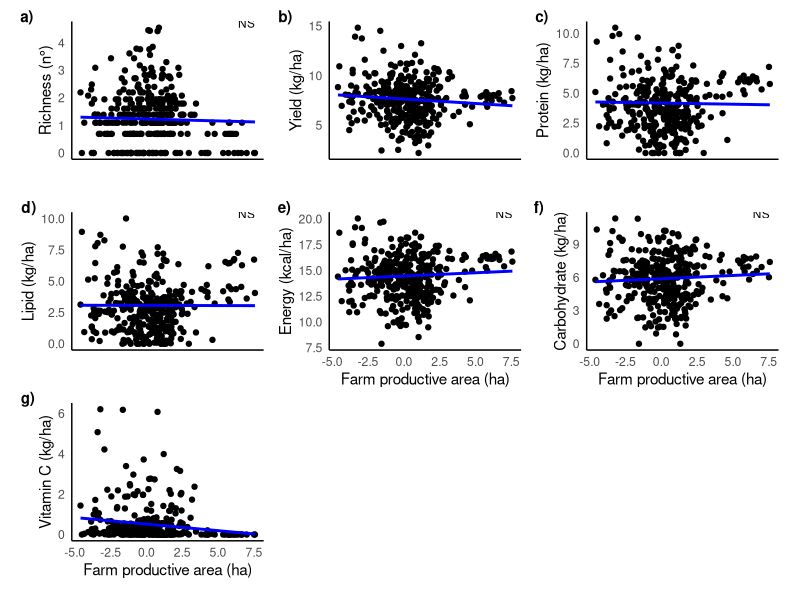
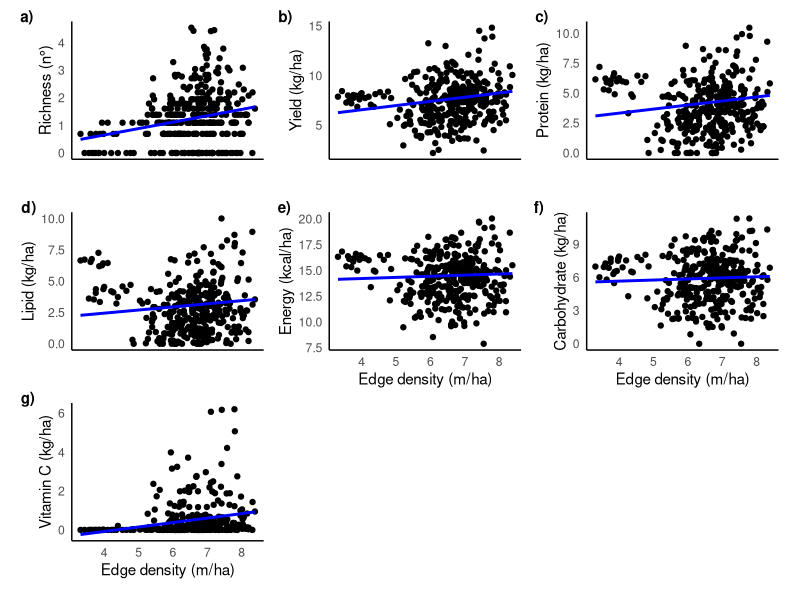

R code for these plots, in order:
############################################################
# Purpose:
#   - Load farm-level dataset
#   - Create log-transformed predictors and responses
#   - Fit mixed models:
#       * response ~ ln_prod_area + (1 | country_name)
#       * response ~ ln_farm_edge + (1 | country_name)
#   - Generate prediction lines from fixed effects only
#   - Plot OBS vs ln(prod_area) and OBS vs ln(farm_edge)
#   - Assemble multi-panel Figures 3 and 4 and save to file
############################################################

# ---- 0. Load packages ----
library(readxl)   # read Excel files
library(dplyr)    # data wrangling
library(lme4)     # mixed models
library(ggplot2)  # plotting
library(cowplot)  # multi-panel figures

# ---- 1. Read farm-level dataset ----
farm_level <- read_excel("data/Aug_farm_level.xlsx")

# Optional: check structure
# str(farm_level)

# ---- 2. Factor conversion and log transforms ----
farm_level <- farm_level %>%
  mutate(
    # categorical variables
    farm_number        = as.factor(farm_number),
    country_name       = as.factor(country_name),
    farm_bound_classes = as.factor(farm_bound_classes),
    prod_area_classes  = as.factor(prod_area_classes),

    # log predictors
    ln_prod_area  = log(farm_productive_area_ha),
    ln_farm_bound = log(farm_boundary_ha),
    ln_farm_edge  = log(farm_edge_density_m_ha),

    # log responses (add 1 where needed to avoid log(0))
    ln_total_rich = log(total_richness),
    ln_yield      = log(mean_yield_kg_ha),
    ln_prot       = log(mean_prot_kg_ha   + 1),
    ln_lip        = log(mean_lip_kg_ha    + 1),
    ln_ener       = log(mean_ener_kcal_ha + 1),
    ln_carb       = log(mean_carb_kg_ha   + 1),
    ln_vitc       = log(mean_vitC_kg_ha   + 1)
  )

############################################################
# FIGURE 3: responses ~ ln_prod_area + (1 | country_name)
############################################################

# ---- 3. Fit models with productive area ----
mod_riq   <- lmer(ln_total_rich ~ ln_prod_area + (1 | country_name),
                  data = farm_level)
mod_yield <- lmer(ln_yield      ~ ln_prod_area + (1 | country_name),
                  data = farm_level)
mod_prot  <- lmer(ln_prot       ~ ln_prod_area + (1 | country_name),
                  data = farm_level)
mod_lip   <- lmer(ln_lip        ~ ln_prod_area + (1 | country_name),
                  data = farm_level)
mod_ener  <- lmer(ln_ener       ~ ln_prod_area + (1 | country_name),
                  data = farm_level)
mod_carb  <- lmer(ln_carb       ~ ln_prod_area + (1 | country_name),
                  data = farm_level)
mod_vit   <- lmer(ln_vitc       ~ ln_prod_area + (1 | country_name),
                  data = farm_level)

# ---- 4. Prediction grid for ln_prod_area (fixed effects only) ----
farm_area <- data.frame(
  ln_prod_area = seq(
    from = min(farm_level$ln_prod_area, na.rm = TRUE),
    to   = max(farm_level$ln_prod_area, na.rm = TRUE),
    length.out = 100
  ),
  country_name = NA  # re.form = NA → fixed-effects only; random effects ignored
)

# Predicted values on log scale
farm_area$lnrich_pred  <- predict(mod_riq,   newdata = farm_area, re.form = NA)
farm_area$lnyield_pred <- predict(mod_yield, newdata = farm_area, re.form = NA)
farm_area$lnprot_pred  <- predict(mod_prot,  newdata = farm_area, re.form = NA)
farm_area$lnlip_pred   <- predict(mod_lip,   newdata = farm_area, re.form = NA)
farm_area$lnener_pred  <- predict(mod_ener,  newdata = farm_area, re.form = NA)
farm_area$lncarb_pred  <- predict(mod_carb,  newdata = farm_area, re.form = NA)
farm_area$lnvit_pred   <- predict(mod_vit,   newdata = farm_area, re.form = NA)

# ---- 5. Helper for consistent plot theme ----
base_area_theme <- theme_minimal() +
  theme(
    axis.title.y    = element_text(size = 11),
    axis.title.x    = element_blank(),
    axis.text.x     = element_blank(),
    panel.grid.major = element_blank(),
    panel.grid.minor = element_blank(),
    axis.line        = element_line(color = "black")
  )

base_area_theme_x <- theme_minimal() +
  theme(
    axis.title.y    = element_text(size = 11),
    axis.title.x    = element_text(size = 11),
    panel.grid.major = element_blank(),
    panel.grid.minor = element_blank(),
    axis.line        = element_line(color = "black")
  )

# ---- 6. Individual panels: response vs ln_prod_area ----

# (a) Richness
rich_area <- ggplot(farm_level, aes(x = ln_prod_area, y = ln_total_rich)) +
  geom_point() +
  geom_line(
    data = farm_area,
    aes(x = ln_prod_area, y = lnrich_pred),
    color = "blue",
    linewidth = 1
  ) +
  labs(y = "Richness (n°)", x = "Farm productive area (ha)") +
  base_area_theme +
  annotate(
    "text",
    x     = max(farm_level$ln_prod_area, na.rm = TRUE),
    y     = max(farm_level$ln_total_rich, na.rm = TRUE),
    label = "NS",
    hjust = 1, vjust = 0, size = 3
  )

# (b) Yield
yield_area <- ggplot(farm_level, aes(x = ln_prod_area, y = ln_yield)) +
  geom_point() +
  geom_line(
    data = farm_area,
    aes(x = ln_prod_area, y = lnyield_pred),
    color = "blue",
    linewidth = 1
  ) +
  labs(y = "Yield (kg/ha)", x = "Farm productive area (ha)") +
  base_area_theme

# (c) Protein
prot_area <- ggplot(farm_level, aes(x = ln_prod_area, y = ln_prot)) +
  geom_point() +
  geom_line(
    data = farm_area,
    aes(x = ln_prod_area, y = lnprot_pred),
    color = "blue",
    linewidth = 1
  ) +
  labs(y = "Protein (kg/ha)", x = "Farm productive area (ha)") +
  base_area_theme

# (d) Lipids
lip_area <- ggplot(farm_level, aes(x = ln_prod_area, y = ln_lip)) +
  geom_point() +
  geom_line(
    data = farm_area,
    aes(x = ln_prod_area, y = lnlip_pred),
    color = "blue",
    linewidth = 1
  ) +
  labs(y = "Lipid (kg/ha)", x = "Farm productive area (ha)") +
  base_area_theme +
  annotate(
    "text",
    x     = max(farm_level$ln_prod_area, na.rm = TRUE),
    y     = max(farm_level$ln_lip, na.rm = TRUE),
    label = "NS",
    hjust = 1, vjust = 0, size = 3
  )

# (e) Energy
ener_area <- ggplot(farm_level, aes(x = ln_prod_area, y = ln_ener)) +
  geom_point() +
  geom_line(
    data = farm_area,
    aes(x = ln_prod_area, y = lnener_pred),
    color = "blue",
    linewidth = 1
  ) +
  labs(y = "Energy (kcal/ha)", x = "Farm productive area (ha)") +
  base_area_theme_x +
  annotate(
    "text",
    x     = max(farm_level$ln_prod_area, na.rm = TRUE),
    y     = max(farm_level$ln_ener, na.rm = TRUE),
    label = "NS",
    hjust = 1, vjust = 0, size = 3
  )

# (f) Carbohydrates
carbs_area <- ggplot(farm_level, aes(x = ln_prod_area, y = ln_carb)) +
  geom_point() +
  geom_line(
    data = farm_area,
    aes(x = ln_prod_area, y = lncarb_pred),
    color = "blue",
    linewidth = 1
  ) +
  labs(y = "Carbohydrate (kg/ha)", x = "Farm productive area (ha)") +
  base_area_theme_x +
  annotate(
    "text",
    x     = max(farm_level$ln_prod_area, na.rm = TRUE),
    y     = max(farm_level$ln_carb, na.rm = TRUE),
    label = "NS",
    hjust = 1, vjust = 0, size = 3
  )

# (g) Vitamin C
vit_area <- ggplot(farm_level, aes(x = ln_prod_area, y = ln_vitc)) +
  geom_point() +
  geom_line(
    data = farm_area,
    aes(x = ln_prod_area, y = lnvit_pred),
    color = "blue",
    linewidth = 1
  ) +
  labs(y = "Vitamin C (kg/ha)", x = "Farm productive area (ha)") +
  base_area_theme_x

# ---- 7. Assemble Figure 3 ----
fig_3 <- plot_grid(
  rich_area, yield_area, prot_area,
  lip_area, ener_area, carbs_area, vit_area,
  labels     = c("a)", "b)", "c)", "d)", "e)", "f)", "g)"),
  label_size = 11,
  label_y    = 1.05,
  ncol       = 3,
  nrow       = 3,
  align      = "hv",
  axis       = "tblr"
) +
  theme(plot.margin = margin(10, 10, 10, 10))

# Print in R session (optional)
# fig_3

# Save Figure 3 (adjust path if needed)
ggsave(
  filename = "fig/Figure_3.jpg",
  plot     = fig_3,
  width    = 9,
  height   = 7,
  units    = "in",
  dpi      = 300
)

############################################################
# FIGURE 4: responses ~ ln_farm_edge + (1 | country_name)
############################################################

# ---- 8. Fit models with edge density ----
mod_riq_edge   <- lmer(ln_total_rich ~ ln_farm_edge + (1 | country_name),
                       data = farm_level)
mod_yield_edge <- lmer(ln_yield      ~ ln_farm_edge + (1 | country_name),
                       data = farm_level)
mod_prot_edge  <- lmer(ln_prot       ~ ln_farm_edge + (1 | country_name),
                       data = farm_level)
mod_lip_edge   <- lmer(ln_lip        ~ ln_farm_edge + (1 | country_name),
                       data = farm_level)
mod_ener_edge  <- lmer(ln_ener       ~ ln_farm_edge + (1 | country_name),
                       data = farm_level)
mod_carb_edge  <- lmer(ln_carb       ~ ln_farm_edge + (1 | country_name),
                       data = farm_level)
mod_vit_edge   <- lmer(ln_vitc       ~ ln_farm_edge + (1 | country_name),
                       data = farm_level)

# ---- 9. Prediction grid for ln_farm_edge (fixed effects only) ----
farm_edge <- data.frame(
  ln_farm_edge = seq(
    from = min(farm_level$ln_farm_edge, na.rm = TRUE),
    to   = max(farm_level$ln_farm_edge, na.rm = TRUE),
    length.out = 100
  ),
  country_name = NA
)

# Predicted y (log scale)
farm_edge$lnrich2_pred  <- predict(mod_riq_edge,   newdata = farm_edge, re.form = NA)
farm_edge$lnyield2_pred <- predict(mod_yield_edge, newdata = farm_edge, re.form = NA)
farm_edge$lnprot2_pred  <- predict(mod_prot_edge,  newdata = farm_edge, re.form = NA)
farm_edge$lnlip2_pred   <- predict(mod_lip_edge,   newdata = farm_edge, re.form = NA)
farm_edge$lnener2_pred  <- predict(mod_ener_edge,  newdata = farm_edge, re.form = NA)
farm_edge$lncarb2_pred  <- predict(mod_carb_edge,  newdata = farm_edge, re.form = NA)
farm_edge$lnvit2_pred   <- predict(mod_vit_edge,   newdata = farm_edge, re.form = NA)

# ---- 10. Theming for edge plots ----
base_edge_theme <- theme_minimal() +
  theme(
    axis.title.y    = element_text(size = 11),
    axis.title.x    = element_blank(),
    axis.text.x     = element_blank(),
    panel.grid.major = element_blank(),
    panel.grid.minor = element_blank(),
    axis.line        = element_line(color = "black")
  )

base_edge_theme_x <- theme_minimal() +
  theme(
    axis.title.y    = element_text(size = 11),
    axis.title.x    = element_text(size = 11),
    panel.grid.major = element_blank(),
    panel.grid.minor = element_blank(),
    axis.line        = element_line(color = "black")
  )

# ---- 11. Individual panels: response vs ln_farm_edge ----

# (a) Richness
rich_edge <- ggplot(farm_level, aes(x = ln_farm_edge, y = ln_total_rich)) +
  geom_point() +
  geom_line(
    data = farm_edge,
    aes(x = ln_farm_edge, y = lnrich2_pred),
    color = "blue",
    linewidth = 1
  ) +
  labs(y = "Richness (n°)", x = "Edge density (m/ha)") +
  base_edge_theme

# (b) Yield
yield_edge <- ggplot(farm_level, aes(x = ln_farm_edge, y = ln_yield)) +
  geom_point() +
  geom_line(
    data = farm_edge,
    aes(x = ln_farm_edge, y = lnyield2_pred),
    color = "blue",
    linewidth = 1
  ) +
  labs(y = "Yield (kg/ha)", x = "Edge density (m/ha)") +
  base_edge_theme

# (c) Protein
prot_edge <- ggplot(farm_level, aes(x = ln_farm_edge, y = ln_prot)) +
  geom_point() +
  geom_line(
    data = farm_edge,
    aes(x = ln_farm_edge, y = lnprot2_pred),
    color = "blue",
    linewidth = 1
  ) +
  labs(y = "Protein (kg/ha)", x = "Edge density (m/ha)") +
  base_edge_theme

# (d) Lipids
lip_edge <- ggplot(farm_level, aes(x = ln_farm_edge, y = ln_lip)) +
  geom_point() +
  geom_line(
    data = farm_edge,
    aes(x = ln_farm_edge, y = lnlip2_pred),
    color = "blue",
    linewidth = 1
  ) +
  labs(y = "Lipid (kg/ha)", x = "Edge density (m/ha)") +
  base_edge_theme

# (e) Energy
ener_edge <- ggplot(farm_level, aes(x = ln_farm_edge, y = ln_ener)) +
  geom_point() +
  geom_line(
    data = farm_edge,
    aes(x = ln_farm_edge, y = lnener2_pred),
    color = "blue",
    linewidth = 1
  ) +
  labs(y = "Energy (kcal/ha)", x = "Edge density (m/ha)") +
  base_edge_theme_x

# (f) Carbohydrates
carbs_edge <- ggplot(farm_level, aes(x = ln_farm_edge, y = ln_carb)) +
  geom_point() +
  geom_line(
    data = farm_edge,
    aes(x = ln_farm_edge, y = lncarb2_pred),
    color = "blue",
    linewidth = 1
  ) +
  labs(y = "Carbohydrate (kg/ha)", x = "Edge density (m/ha)") +
  base_edge_theme_x

# (g) Vitamin C
vit_edge <- ggplot(farm_level, aes(x = ln_farm_edge, y = ln_vitc)) +
  geom_point() +
  geom_line(
    data = farm_edge,
    aes(x = ln_farm_edge, y = lnvit2_pred),
    color = "blue",
    linewidth = 1
  ) +
  labs(y = "Vitamin C (kg/ha)", x = "Edge density (m/ha)") +
  base_edge_theme_x

# ---- 12. Assemble Figure 4 ----
fig_4 <- plot_grid(
  rich_edge, yield_edge, prot_edge,
  lip_edge,  ener_edge,  carbs_edge, vit_edge,
  labels     = c("a)", "b)", "c)", "d)", "e)", "f)", "g)"),
  label_size = 11,
  label_y    = 1.05,
  ncol       = 3,
  nrow       = 3,
  align      = "hv",
  axis       = "tblr"
) +
  theme(plot.margin = margin(10, 10, 10, 10))

# Print in R session (optional)
# fig_4

# Save Figure 4 (adjust path if needed)
ggsave(
  filename = "fig/Figure_4.jpg",
  plot     = fig_4,
  width    = 9,
  height   = 7,
  units    = "in",
  dpi      = 300
)

############################################################
# End of script
############################################################